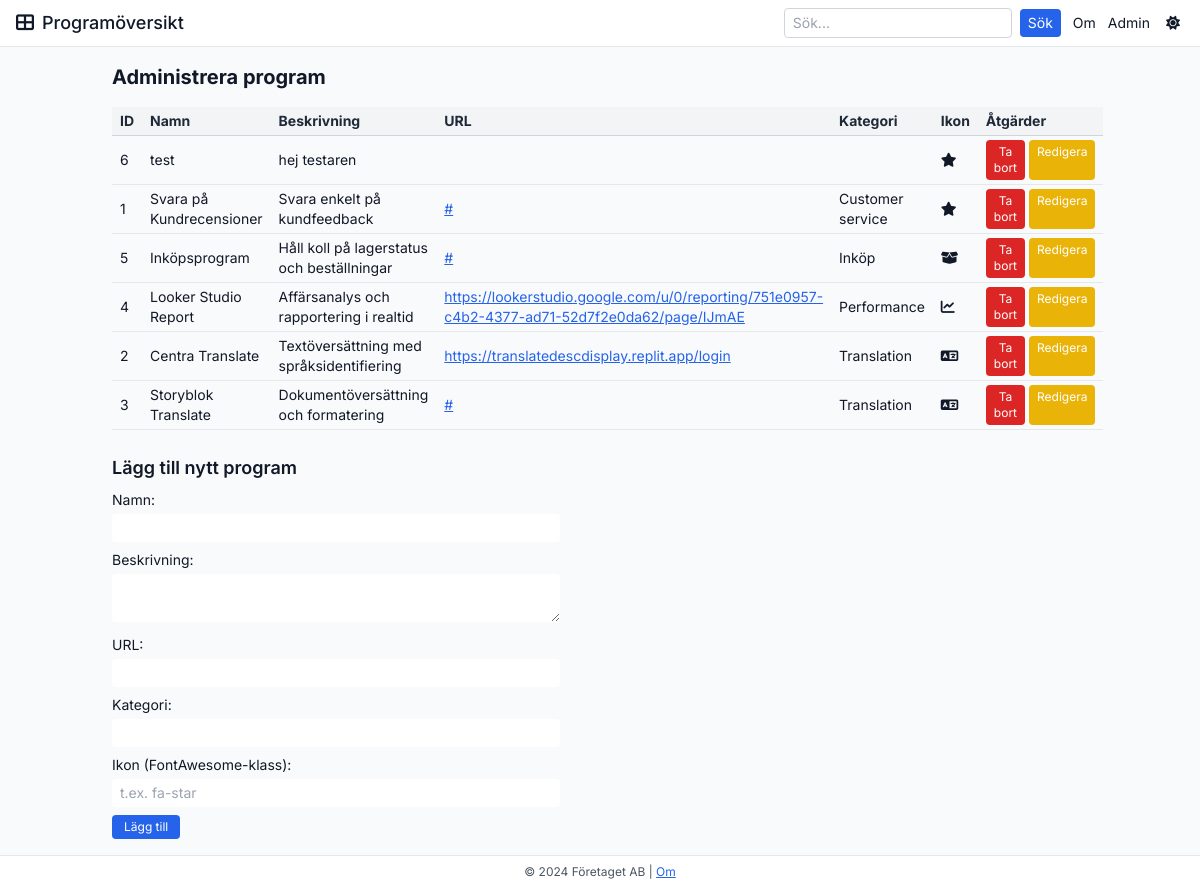
The page /admin on the database its author committed.
### tables this page shows
CREATE TABLE programs (
            id INTEGER PRIMARY KEY AUTOINCREMENT,
            name TEXT NOT NULL,
            description TEXT,
            url TEXT,
            category TEXT,
            icon TEXT
        );

### app.py (the view)
@app.route('/admin')
def admin():
    conn = get_db_connection()
    rows = conn.execute('SELECT id, name, description, url, category, icon FROM programs ORDER BY category, name').fetchall()
    conn.close()
    return render_template('admin.html', programs=rows)

### app.py (called while the page is built)
def get_db_connection():
    conn = sqlite3.connect(DATABASE)
    conn.row_factory = sqlite3.Row
    return conn

### templates/admin.html
{% extends "base.html" %}
{% block content %}
<h1 class="text-xl font-bold mb-4">Administrera program</h1>
<table class="w-full mb-6 border-collapse text-sm">
    <thead>
        <tr class="border-b border-gray-300 dark:border-gray-700 bg-gray-100 dark:bg-gray-700 text-gray-800 dark:text-gray-100">
            <th class="text-left py-1 px-2">ID</th>
            <th class="text-left py-1 px-2">Namn</th>
            <th class="text-left py-1 px-2">Beskrivning</th>
            <th class="text-left py-1 px-2">URL</th>
            <th class="text-left py-1 px-2">Kategori</th>
            <th class="text-left py-1 px-2">Ikon</th>
            <th class="text-left py-1 px-2">Åtgärder</th>
        </tr>
    </thead>
    <tbody>
        {% for p in programs %}
        <tr class="border-b border-gray-200 dark:border-gray-700">
            <td class="py-1 px-2">{{ p.id }}</td>
            <td class="py-1 px-2">{{ p.name }}</td>
            <td class="py-1 px-2 whitespace-normal max-w-xs">{{ p.description }}</td>
            <td class="py-1 px-2">
                <a href="{{ p.url }}" target="_blank" class="underline text-blue-600 dark:text-blue-400 break-words">{{ p.url }}</a>
            </td>
            <td class="py-1 px-2">{{ p.category }}</td>
            <td class="py-1 px-2"><i class="fas {{ p.icon }}"></i></td>
            <td class="py-1 px-2 flex space-x-1">
                <form action="{{ url_for('admin_delete', program_id=p.id) }}" method="post" onsubmit="return confirm('Ta bort detta program?');">
                    <button type="submit" class="bg-red-600 text-white px-2 py-1 rounded hover:bg-red-700 text-xs">Ta bort</button>
                </form>
                <a href="{{ url_for('admin_edit', program_id=p.id) }}" class="bg-yellow-500 text-white px-2 py-1 rounded hover:bg-yellow-600 text-xs">Redigera</a>
            </td>
        </tr>
        {% endfor %}
    </tbody>
</table>
<h2 class="text-lg font-semibold mb-2">Lägg till nytt program</h2>
<form action="{{ url_for('admin_add') }}" method="post" class="space-y-2 w-full max-w-md text-sm">
    <div>
        <label for="name" class="block mb-1">Namn:</label>
        <input type="text" id="name" name="name" class="w-full rounded px-2 py-1 dark:bg-gray-700 dark:text-gray-100 text-sm" required>
    </div>
    <div>
        <label for="description" class="block mb-1">Beskrivning:</label>
        <textarea id="description" name="description" class="w-full rounded px-2 py-1 dark:bg-gray-700 dark:text-gray-100 text-sm" rows="2"></textarea>
    </div>
    <div>
        <label for="url" class="block mb-1">URL:</label>
        <input type="text" id="url" name="url" class="w-full rounded px-2 py-1 dark:bg-gray-700 dark:text-gray-100 text-sm">
    </div>
    <div>
        <label for="category" class="block mb-1">Kategori:</label>
        <input type="text" id="category" name="category" class="w-full rounded px-2 py-1 dark:bg-gray-700 dark:text-gray-100 text-sm">
    </div>
    <div>
        <label for="icon" class="block mb-1">Ikon (FontAwesome-klass):</label>
        <input type="text" id="icon" name="icon" class="w-full rounded px-2 py-1 dark:bg-gray-700 dark:text-gray-100 text-sm" placeholder="t.ex. fa-star">
    </div>
    <button type="submit" class="bg-blue-600 text-white px-3 py-1 rounded hover:bg-blue-700 text-xs">Lägg till</button>
</form>
{% endblock %}

### templates/base.html (shortened to what this page needs)
<!DOCTYPE html>
<html lang="sv" class="h-full" data-theme="dark">
<head>
    <script src="https://cdn.tailwindcss.com"></script>
    <link href="https://fonts.bunny.net/css?family=inter:400,500,600,700" rel="stylesheet" />
    <link rel="stylesheet" href="https://cdnjs.cloudflare.com/ajax/libs/font-awesome/6.4.0/css/all.min.css">
    <link rel="stylesheet" href="{{ url_for('static', filename='css/custom.css') }}">
</head>
<body class="h-full bg-gray-50 dark:bg-gray-900 text-sm text-gray-900 dark:text-gray-100 font-inter flex flex-col transition-colors duration-300">
    <nav class="bg-white dark:bg-gray-800 px-4 py-2 flex items-center justify-between transition-colors duration-300 border-b border-gray-200 dark:border-gray-700">
        <a class="text-lg font-medium hover:opacity-80 transition" href="{{ url_for('index') }}">
            <i class="fas fa-th-large mr-2"></i>Programöversikt
        </a>
        <div class="flex items-center space-x-3">
            <form class="flex items-center space-x-2" action="{{ url_for('index') }}" method="get">
                <input class="rounded px-2 py-1 text-sm dark:bg-gray-700 dark:text-gray-100 focus:outline-none border border-gray-300 dark:border-gray-600" type="search" name="sok" placeholder="Sök..." value="{{ query|default('') }}">
                <button class="bg-blue-600 text-white px-2 py-1 rounded hover:bg-blue-700 text-sm" type="submit">Sök</button>
            </form>
            <a href="{{ url_for('about') }}" class="text-sm hover:underline">Om</a>
            <a href="{{ url_for('admin') }}" class="text-sm hover:underline">Admin</a>
            <button id="theme-toggle" class="p-1 rounded hover:bg-gray-200 dark:hover:bg-gray-700 transition">
                <i id="theme-icon" class="fas fa-moon"></i>
            </button>
        </div>
    </nav>
    <main class="flex-1 container mx-auto py-4 px-4 md:px-6">
        {% block content %}{% endblock %}
    </main>
    <footer class="bg-white dark:bg-gray-800 py-2 text-center border-t border-gray-200 dark:border-gray-700 transition-colors duration-300">
        <p class="text-xs text-gray-600 dark:text-gray-400">© 2024 Företaget AB |
            <a href="{{ url_for('about') }}" class="underline hover:no-underline text-blue-600 dark:text-blue-400">Om</a>
        </p>
    </footer>
</body>
</html>

### static/css/custom.css (style rules this page uses)
body { background-color: #121212; color: #ffffff; font-family: 'Inter', sans-serif; }
footer { border-top: 1px solid #2c2c2c; }
footer a { text-decoration: none; color: #ffffff; }

### rows shown on the page
programs: id "6", name "test", description "hej testaren"
programs: id "1", name "Svara på Kundrecensioner", description "Svara enkelt på kundfeedback", url "#", category "Customer service"
programs: id "5", name "Inköpsprogram", description "Håll koll på lagerstatus och beställningar", url "#", category "Inköp"
programs: id "4", name "Looker Studio Report", description "Affärsanalys och rapportering i realtid", url "https://lookerstudio.google.com/u/0/reporting/751e0957-c4b2-4377-ad71-52d7f2e0da62/page/IJmAE", category "Performance"
programs: id "2", name "Centra Translate", description "Textöversättning med språksidentifiering", url "https://translatedescdisplay.replit.app/login", category "Translation"
programs: id "3", name "Storyblok Translate", description "Dokumentöversättning och formatering", url "#", category "Translation"
